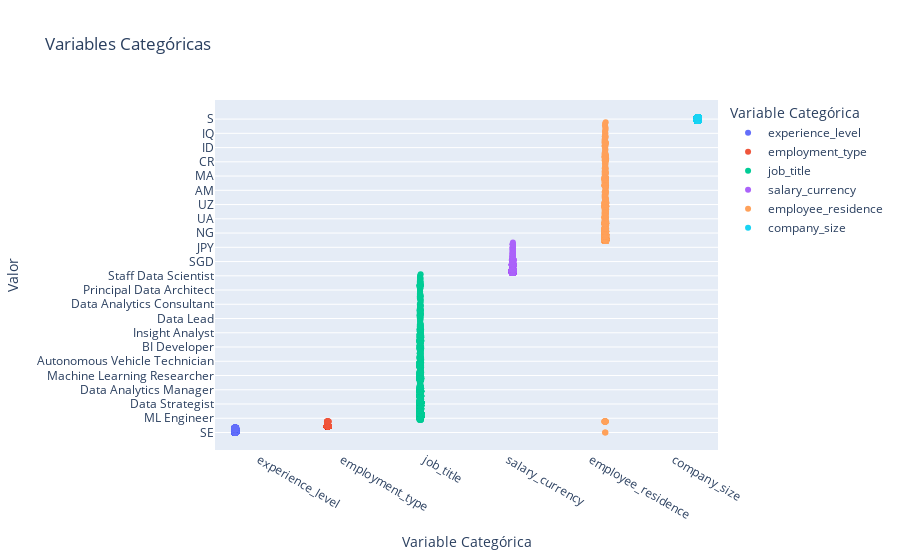

Write notebook code for a chart like this one.
### Markdown cell above
#### Crea una gráfica para visualizar nuestras variables categóricas:

### Code cell
# Crear el stripplot con Plotly Express
fig = px.strip(df.melt(id_vars=['work_year'], value_vars=['experience_level', 'employment_type', 'job_title', 'salary_currency', 'employee_residence','company_size']),
               x='variable', y='value', color='variable',title='Variables Categóricas',
               labels={'variable': 'Variable Categórica', 'value': 'Valor'}
              )

# Mostrar el gráfico
fig.show()

### Figure 1 — Plotly figure (JSON) as saved in the notebook; plotly's stock layout.template omitted (floating-point values rounded to 4 significant figures; data arrays with more than 128 entries replaced by an {"elided": "..."} marker saying what was removed)
{"data": [{"alignmentgroup": "True", "boxpoints": "all", "fillcolor": "rgba(255,255,255,0)", "hoveron": "points", "hovertemplate": "Variable Categórica=%{x}<br>Valor=%{y}<extra></extra>", "legendgroup": "experience_level", "line": {"color": "rgba(255,255,255,0)"}, "marker": {"color": "#636efa"}, "name": "experience_level", "offsetgroup": "experience_level", "orientation": "v", "pointpos": 0, "showlegend": true, "type": "box", "x": {"elided": "3755 str values"}, "x0": " ", "xaxis": "x", "y": {"elided": "3755 str values"}, "y0": " ", "yaxis": "y"}, {"alignmentgroup": "True", "boxpoints": "all", "fillcolor": "rgba(255,255,255,0)", "hoveron": "points", "hovertemplate": "Variable Categórica=%{x}<br>Valor=%{y}<extra></extra>", "legendgroup": "employment_type", "line": {"color": "rgba(255,255,255,0)"}, "marker": {"color": "#EF553B"}, "name": "employment_type", "offsetgroup": "employment_type", "orientation": "v", "pointpos": 0, "showlegend": true, "type": "box", "x": {"elided": "3755 str values"}, "x0": " ", "xaxis": "x", "y": {"elided": "3755 str values"}, "y0": " ", "yaxis": "y"}, {"alignmentgroup": "True", "boxpoints": "all", "fillcolor": "rgba(255,255,255,0)", "hoveron": "points", "hovertemplate": "Variable Categórica=%{x}<br>Valor=%{y}<extra></extra>", "legendgroup": "job_title", "line": {"color": "rgba(255,255,255,0)"}, "marker": {"color": "#00cc96"}, "name": "job_title", "offsetgroup": "job_title", "orientation": "v", "pointpos": 0, "showlegend": true, "type": "box", "x": {"elided": "3755 str values"}, "x0": " ", "xaxis": "x", "y": {"elided": "3755 str values"}, "y0": " ", "yaxis": "y"}, {"alignmentgroup": "True", "boxpoints": "all", "fillcolor": "rgba(255,255,255,0)", "hoveron": "points", "hovertemplate": "Variable Categórica=%{x}<br>Valor=%{y}<extra></extra>", "legendgroup": "salary_currency", "line": {"color": "rgba(255,255,255,0)"}, "marker": {"color": "#ab63fa"}, "name": "salary_currency", "offsetgroup": "salary_currency", "orientation": "v", "pointpos": 0, "showlegend": true, "type": "box", "x": {"elided": "3755 str values"}, "x0": " ", "xaxis": "x", "y": {"elided": "3755 str values"}, "y0": " ", "yaxis": "y"}, {"alignmentgroup": "True", "boxpoints": "all", "fillcolor": "rgba(255,255,255,0)", "hoveron": "points", "hovertemplate": "Variable Categórica=%{x}<br>Valor=%{y}<extra></extra>", "legendgroup": "employee_residence", "line": {"color": "rgba(255,255,255,0)"}, "marker": {"color": "#FFA15A"}, "name": "employee_residence", "offsetgroup": "employee_residence", "orientation": "v", "pointpos": 0, "showlegend": true, "type": "box", "x": {"elided": "3755 str values"}, "x0": " ", "xaxis": "x", "y": {"elided": "3755 str values"}, "y0": " ", "yaxis": "y"}, {"alignmentgroup": "True", "boxpoints": "all", "fillcolor": "rgba(255,255,255,0)", "hoveron": "points", "hovertemplate": "Variable Categórica=%{x}<br>Valor=%{y}<extra></extra>", "legendgroup": "company_size", "line": {"color": "rgba(255,255,255,0)"}, "marker": {"color": "#19d3f3"}, "name": "company_size", "offsetgroup": "company_size", "orientation": "v", "pointpos": 0, "showlegend": true, "type": "box", "x": {"elided": "3755 str values"}, "x0": " ", "xaxis": "x", "y": {"elided": "3755 str values"}, "y0": " ", "yaxis": "y"}], "layout": {"boxmode": "group", "legend": {"title": {"text": "Variable Categórica"}, "tracegroupgap": 0}, "title": {"text": "Variables Categóricas"}, "xaxis": {"anchor": "y", "categoryarray": ["experience_level", "employment_type", "job_title", "salary_currency", "employee_residence", "company_size"], "categoryorder": "array", "domain": [0, 1], "title": {"text": "Variable Categórica"}}, "yaxis": {"anchor": "x", "domain": [0, 1], "title": {"text": "Valor"}}}}
